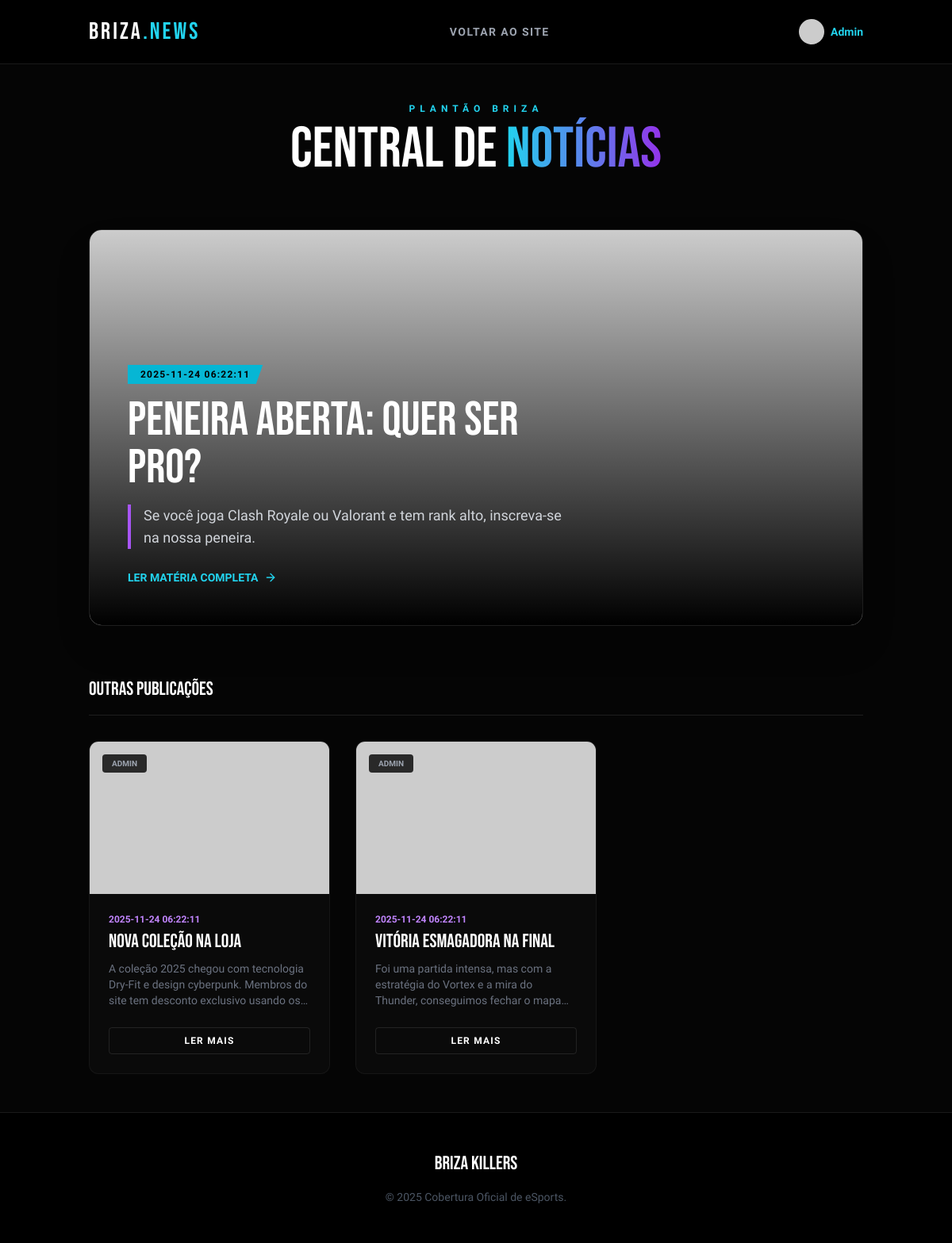
The app's page /noticias (signed in) with its own data.
### tables this page shows
CREATE TABLE usuarios (
        id INTEGER PRIMARY KEY AUTOINCREMENT,
        nome_completo TEXT NOT NULL,
        email TEXT UNIQUE NOT NULL,
        senha_hash TEXT NOT NULL,
        moedas INTEGER DEFAULT 500,
        tipo_usuario TEXT DEFAULT 'torcedor',
        ultimo_bau TEXT -- Guarda a data YYYY-MM-DD da última abertura
    );

CREATE TABLE noticias (
        id INTEGER PRIMARY KEY AUTOINCREMENT,
        titulo TEXT NOT NULL,
        resumo TEXT,
        conteudo TEXT,
        imagem_capa TEXT,
        autor TEXT DEFAULT 'Admin',
        data_postagem DATETIME DEFAULT CURRENT_TIMESTAMP
    );

### app.py (the view)
@app.route('/noticias')
def pagina_noticias():
    conn = get_db_connection()
    noticias = conn.execute('SELECT * FROM noticias ORDER BY id DESC').fetchall()
    usuario = None
    if 'usuario_id' in session:
        usuario = conn.execute('SELECT * FROM usuarios WHERE id = ?', (session['usuario_id'],)).fetchone()
    conn.close()
    return render_template('noticias.html', noticias=noticias, usuario=usuario)

### app.py (called while the page is built)
def get_db_connection():
    conn = sqlite3.connect(DB_NAME)
    conn.row_factory = sqlite3.Row
    return conn

### templates/noticias.html (shortened to what this page needs)
<!DOCTYPE html>
<html lang="pt-br">
<head>
    <script src="https://cdn.tailwindcss.com"></script>
</head>
<body class="min-h-screen flex flex-col bg-[url('https://www.transparenttextures.com/patterns/cubes.png')]">
    <header class="border-b border-white/10 bg-black/90 backdrop-blur sticky top-0 z-50">
        <div class="container mx-auto px-6 h-20 flex justify-between items-center">
            <a href="/" class="text-3xl font-bebas tracking-widest text-white">BRIZA<span class="text-cyan-400">.NEWS</span></a>
            <nav class="hidden md:flex gap-8 text-sm font-bold tracking-widest">
                <a href="/" class="text-gray-400 hover:text-white transition">VOLTAR AO SITE</a>
            </nav>
            <div class="flex items-center gap-6">
                {% if usuario %}
                <div class="flex items-center gap-2">
                    <img src="https://ui-avatars.com/api/?name={{ usuario.nome_completo }}&background=06b6d4&color=fff" class="w-8 h-8 rounded-full">
                    <span class="text-sm font-bold text-cyan-400">{{ usuario.nome_completo.split()[0] }}</span>
                </div>
                {% else %}
                <a href="/login" class="text-sm font-bold bg-cyan-500 text-black px-4 py-2 rounded hover:bg-cyan-400 transition">LOGIN</a>
                {% endif %}
            </div>
        </div>
    </header>
    <main class="container mx-auto px-6 py-12">
        <div class="text-center mb-16">
            <span class="text-cyan-400 tracking-[0.5em] text-xs font-bold uppercase mb-2 block animate-pulse">Plantão Briza</span>
            <h1 class="text-5xl md:text-7xl font-bebas text-white">CENTRAL DE <span class="text-transparent bg-clip-text bg-gradient-to-r from-cyan-400 to-purple-600">NOTÍCIAS</span></h1>
        </div>
        {% if noticias %}
            {% set destaque = noticias[0] %}
            <section class="mb-16 group cursor-pointer news-card">
                <div class="relative h-[500px] w-full rounded-2xl overflow-hidden border border-white/10 group-hover:border-cyan-500/50 transition shadow-2xl">
                    <img src="{{ destaque.imagem_capa }}" class="news-img w-full h-full object-cover" onerror="this.src='https://via.placeholder.com/1200x600/111/333?text=SEM+IMAGEM'">
                    <div class="absolute inset-0 bg-gradient-to-t from-black via-black/50 to-transparent"></div>
                    <div class="absolute bottom-0 left-0 p-8 md:p-12 w-full md:w-2/3">
                        <div class="date-tag bg-cyan-500 text-black font-bold text-xs px-4 py-1 inline-block mb-4 uppercase tracking-widest">
                            {{ destaque.data_postagem }}
                        </div>
                        <h2 class="text-4xl md:text-6xl font-bebas text-white mb-4 leading-tight group-hover:text-cyan-400 transition">
                            {{ destaque.titulo }}
                        </h2>
                        <p class="text-gray-300 text-lg line-clamp-2 border-l-4 border-purple-500 pl-4">
                            {{ destaque.conteudo }}
                        </p>
                        <div class="mt-6 flex items-center gap-2 text-sm font-bold text-cyan-400 group-hover:text-white transition">
                            LER MATÉRIA COMPLETA <i data-feather="arrow-right" class="w-4"></i>
                        </div>
                    </div>
                </div>
            </section>
            {% if noticias|length > 1 %}
            <h3 class="text-2xl font-bebas text-white mb-8 border-b border-white/10 pb-4">OUTRAS PUBLICAÇÕES</h3>
            <div class="grid grid-cols-1 md:grid-cols-2 lg:grid-cols-3 gap-8">
                {% for n in noticias[1:] %}
                <article class="bg-[#0a0a0a] rounded-xl overflow-hidden border border-white/5 hover:border-purple-500/50 transition group news-card flex flex-col h-full">
                    <div class="h-48 overflow-hidden relative">
                        <img src="{{ n.imagem_capa }}" class="news-img w-full h-full object-cover" onerror="this.src='https://via.placeholder.com/400x300/111/333?text=SEM+IMAGEM'">
                        <div class="absolute top-4 left-4 bg-black/80 backdrop-blur px-3 py-1 rounded text-[10px] font-bold uppercase text-gray-400">
                            {{ n.autor }}
                        </div>
                    </div>
                    <div class="p-6 flex-1 flex flex-col">
                        <div class="text-xs text-purple-400 font-bold mb-2 uppercase">{{ n.data_postagem }}</div>
                        <h4 class="text-2xl font-bebas text-white mb-3 leading-none group-hover:text-purple-400 transition">
                            {{ n.titulo }}
                        </h4>
                        <p class="text-gray-500 text-sm line-clamp-3 mb-6 flex-1">
                            {{ n.conteudo }}
                        </p>
                        <button class="w-full border border-white/10 text-white py-2 rounded hover:bg-white hover:text-black transition font-bold text-xs uppercase tracking-widest">
                            Ler Mais
                        </button>
                    </div>
                </article>
                {% endfor %}
            </div>
            {% endif %}
        {% else %}
            <div class="text-center py-32 border-2 border-dashed border-gray-800 rounded-2xl">
                <i data-feather="rss" class="w-20 h-20 mx-auto text-gray-700 mb-6"></i>
                <h2 class="text-3xl font-bebas text-gray-500">NENHUMA NOTÍCIA ENCONTRADA</h2>
                <p class="text-gray-600">Aguarde as atualizações do Admin.</p>
            </div>
        {% endif %}
    </main>
    <footer class="bg-black border-t border-white/10 py-12 mt-auto text-center">
        <div class="container mx-auto">
            <a href="/" class="text-2xl font-bebas text-white mb-4 block">BRIZA KILLERS</a>
            <p class="text-gray-600 text-sm">© 2025 Cobertura Oficial de eSports.</p>
        </div>
    </footer>
</body>
</html>

### templates/noticias.html (style rules this page uses)
body { font-family: 'Rajdhani', sans-serif; background-color: #050505; color: white; }
.font-bebas { font-family: 'Bebas Neue', cursive; }
.news-img { transition: transform 0.5s ease; }
.date-tag { clip-path: polygon(0 0, 100% 0, 95% 100%, 0% 100%); }

### records on screen
usuarios: nome_completo "Admin"
noticias: data_postagem "2025-11-24 06:22:11", titulo "PENEIRA ABERTA: QUER SER PRO?", conteudo "Se você joga Clash Royale ou Valorant e tem rank alto, inscreva-se na nossa peneira."
noticias: autor "ADMIN", data_postagem "2025-11-24 06:22:11", titulo "NOVA COLEÇÃO NA LOJA", conteudo "A coleção 2025 chegou com tecnologia Dry-Fit e design cyberpunk. Membros do site tem desconto exclusivo usando…"
noticias: autor "ADMIN", data_postagem "2025-11-24 06:22:11", titulo "VITÓRIA ESMAGADORA NA FINAL", conteudo "Foi uma partida intensa, mas com a estratégia do Vortex e a mira do Thunder, conseguimos fechar o…"
